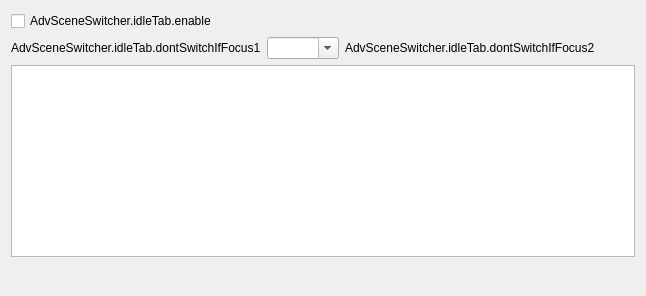
     <widget class="QWidget" name="idleTab">
      <attribute name="title">
       <string>AdvSceneSwitcher.idleTab.title</string>
      </attribute>
      <layout class="QVBoxLayout" name="verticalLayout_13">
       <item>
        <widget class="QCheckBox" name="idleCheckBox">
         <property name="text">
          <string>AdvSceneSwitcher.idleTab.enable</string>
         </property>
        </widget>
       </item>
       <item>
        <layout class="QHBoxLayout" name="idleWidgetLayout"/>
       </item>
       <item>
        <layout class="QHBoxLayout" name="horizontalLayout_25">
         <item>
          <widget class="QLabel" name="label_31">
           <property name="text">
            <string>AdvSceneSwitcher.idleTab.dontSwitchIfFocus1</string>
           </property>
          </widget>
         </item>
         <item>
          <widget class="QComboBox" name="ignoreIdleWindowsWindows">
           <property name="editable">
            <bool>true</bool>
           </property>
           <property name="maxVisibleItems">
            <number>20</number>
           </property>
          </widget>
         </item>
         <item>
          <widget class="QLabel" name="label_32">
           <property name="text">
            <string>AdvSceneSwitcher.idleTab.dontSwitchIfFocus2</string>
           </property>
          </widget>
         </item>
         <item>
          <spacer name="horizontalSpacer_24">
           <property name="orientation">
            <enum>Qt::Horizontal</enum>
           </property>
           <property name="sizeHint" stdset="0">
            <size>
             <width>40</width>
             <height>20</height>
            </size>
           </property>
          </spacer>
         </item>
        </layout>
       </item>
       <item>
        <widget class="QListWidget" name="ignoreIdleWindows">
         <property name="sizePolicy">
          <sizepolicy hsizetype="Expanding" vsizetype="Expanding">
           <horstretch>0</horstretch>
           <verstretch>0</verstretch>
          </sizepolicy>
         </property>
         <property name="sortingEnabled">
          <bool>true</bool>
         </property>
        </widget>
       </item>
       <item>
        <layout class="QHBoxLayout" name="horizontalLayout_27">
         <item>
          <widget class="QPushButton" name="ignoreIdleAdd">
           <property name="maximumSize">
            <size>
             <width>22</width>
             <height>22</height>
            </size>
           </property>
           <property name="flat">
            <bool>true</bool>
           </property>
           <property name="themeID" stdset="0">
            <string notr="true">addIconSmall</string>
           </property>
           <property name="class" stdset="0">
            <string notr="true">icon-plus</string>
           </property>
          </widget>
         </item>
         <item>
          <widget class="QPushButton" name="ignoreIdleRemove">
           <property name="maximumSize">
            <size>
             <width>22</width>
             <height>22</height>
            </size>
           </property>
           <property name="flat">
            <bool>true</bool>
           </property>
           <property name="themeID" stdset="0">
            <string notr="true">removeIconSmall</string>
           </property>
           <property name="class" stdset="0">
            <string notr="true">icon-trash</string>
           </property>
          </widget>
         </item>
         <item>
          <spacer name="horizontalSpacer_23">
           <property name="orientation">
            <enum>Qt::Horizontal</enum>
           </property>
           <property name="sizeHint" stdset="0">
            <size>
             <width>40</width>
             <height>20</height>
            </size>
           </property>
          </spacer>
         </item>
        </layout>
       </item>
      </layout>
     </widget>
